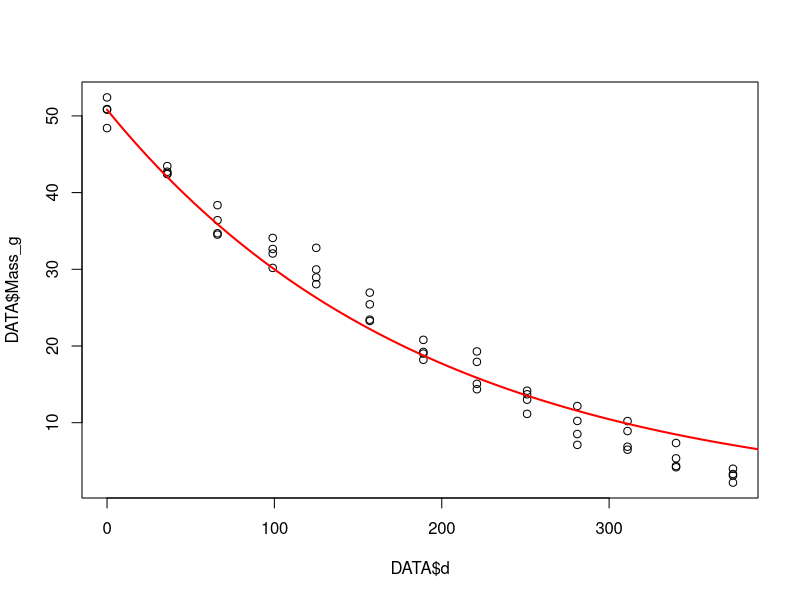
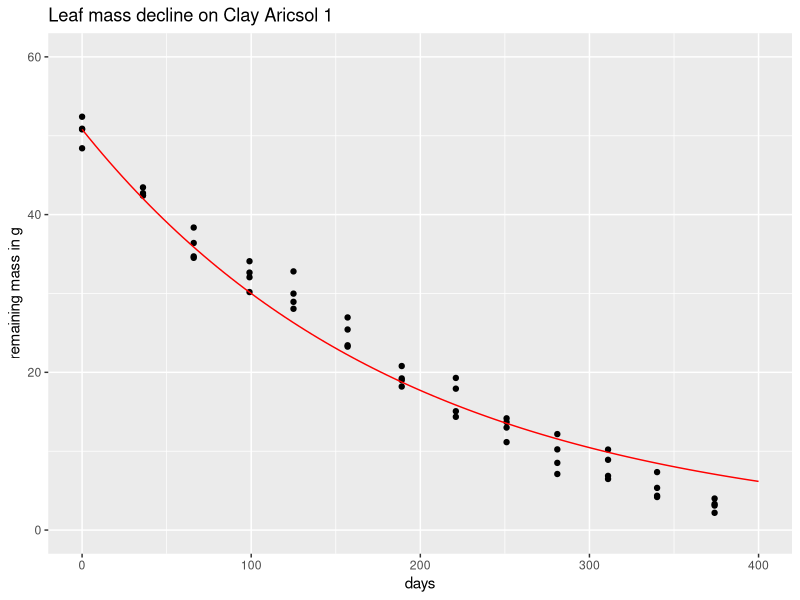
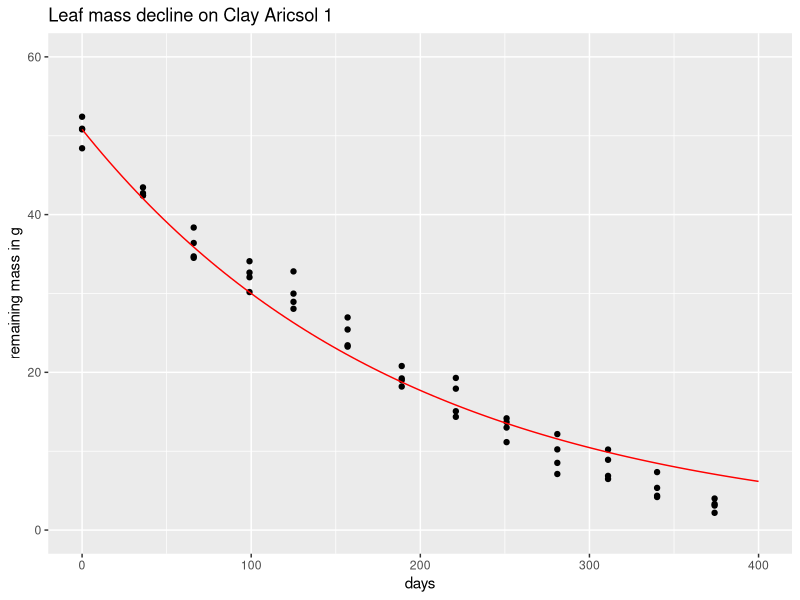

Here is the R script that generated these plots, in order:
## ---- chunk 1
library("tidyverse")
## ---- chunk 2
DATA=read.table("data/schmidt-nut-data.txt",h=T)
head(DATA)
## ---- chunk 3
DATA<-DATA%>%filter(Plot == "C1")
unique(DATA$Plot)
## ---- chunk 4
xx <- seq(0,605, length=1500)
plot(DATA$Mass_g 
     ~ DATA$d)
y <- DATA$Mass_g
x <- DATA$d
fit <- nls(y ~ (50.81 * 2.718^(-k * x)), start=list(k=0.00001))
lines(xx, predict(fit, data.frame(x=xx)), col="red", lwd=2, lty=1)
summary(fit)
## ---- chunk 5
func1<- function(x) {50.81 * 2.718^(-0.0052707 * x)}
dat1 = data.frame(x = DATA$d, y = DATA$Mass_g)
## ---- chunk 6
g1 <- ggplot(dat1,aes(x,y)) +
  xlim(0,400) +
  ylim(0,60) +
  geom_point(show.legend = FALSE) +
  ggtitle("Leaf mass decline on Clay Aricsol 1") +
  xlab("days") +
  ylab("remaining mass in g") +
  stat_function(fun = func1, xlim=c(0,400), col = "red")
g1
## ---- chunk 7
library(cowplot)
ggsave("figs/oil-palm-decomp.png", plot = g1, width = 10, height = 10)
